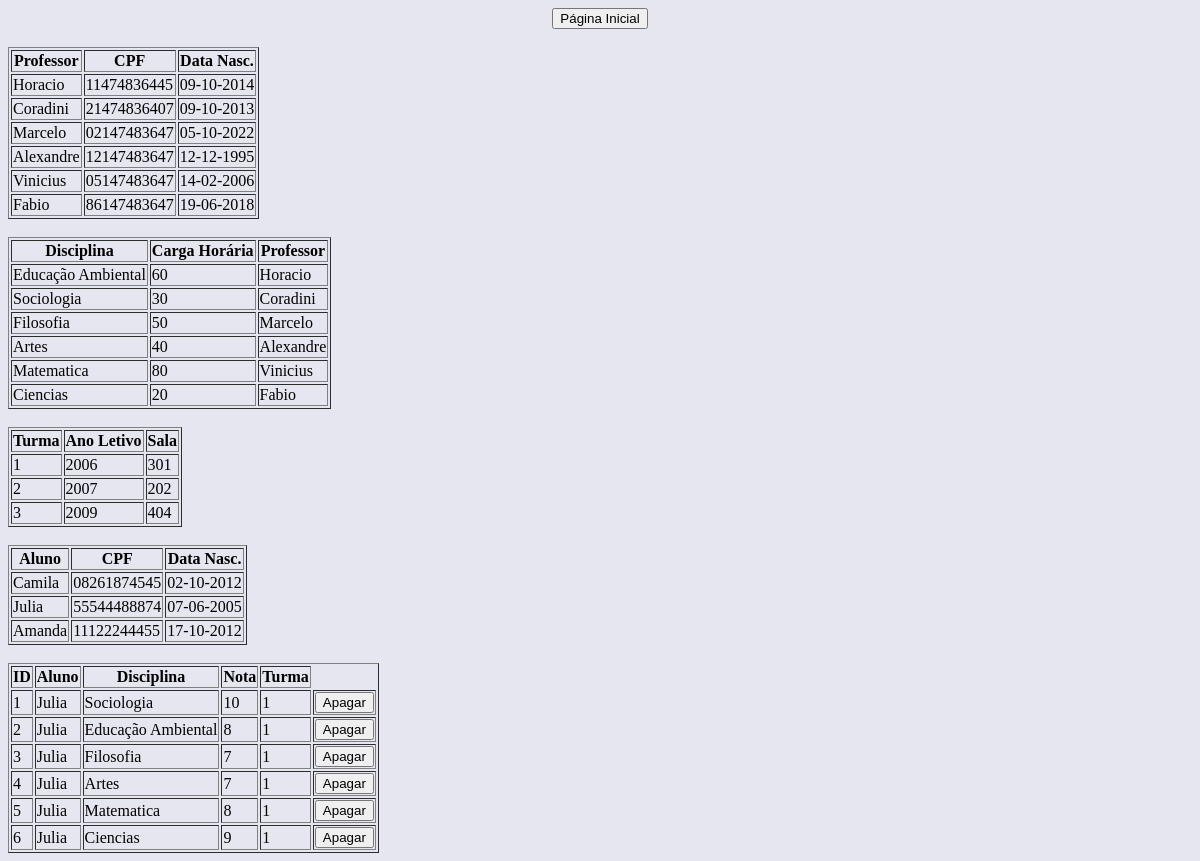
/lista_exibicao.php, run on the app's committed database.
### tables this page shows
CREATE TABLE `professores` (
  `id_professor` int(11) NOT NULL,
  `nome_professor` text NOT NULL,
  `cpf` text NOT NULL,
  `nascimento` date DEFAULT NULL
);

CREATE TABLE `disciplinas` (
  `id_disciplina` int(11) NOT NULL,
  `nome_disciplina` text NOT NULL,
  `carga_horaria` int(11) NOT NULL,
  `id_professor_fk` int(11) NOT NULL
);

CREATE TABLE `turma` (
  `id_turma` int(11) NOT NULL,
  `ano_letivo` int(11) NOT NULL,
  `sala` int(11) NOT NULL
);

CREATE TABLE `alunos` (
  `id_aluno` int(11) NOT NULL,
  `nome_aluno` text NOT NULL,
  `cpf` text NOT NULL,
  `nascimento` date NOT NULL
);

CREATE TABLE `alunos_disciplinas` (
  `id_alunos_disciplinas` int(11) NOT NULL,
  `id_aluno_fk` int(11) NOT NULL,
  `id_disciplina_fk` int(11) NOT NULL,
  `nota` float NOT NULL,
  `id_turma_fk` int(11) NOT NULL,
  `status` text NOT NULL
);

### lista_exibicao.php (the view, shortened to what this page needs)
<!DOCTYPE html>
<html lang="pt-br">
    <head>
        <link rel="stylesheet" href="style.css">
    </head>
    <body>
        <?php
            function lista_professores(){
                include('conexao.php');
                echo "<table border=1>";
                echo "<tr>";
                echo "<th> Professor </th>";
                echo "<th> CPF </th>";
                echo "<th> Data Nasc. </th>";
                echo "</tr>";
                $sql="SELECT * FROM professores";
                $resultado= mysqli_query($conexao, $sql) or die ("Erro ao tentar acessar registro");
                while ($registro = mysqli_fetch_array($resultado)){
                    $nome_professor=$registro['nome_professor'];
                    $cpf=$registro['cpf'];
                    $nascimento=$registro['nascimento'];
                    $nascimento = date_create($nascimento);
                    $nascimento = date_format($nascimento, 'd-m-Y');
                    echo"<tr>";
                    echo "<td>".$nome_professor."</td>";
                    echo "<td>".$cpf."</td>";
                    echo "<td>".$nascimento."</td>";
                    echo "</tr>";
                    }
            }
            function lista_disciplinas(){
                include('conexao.php');
                echo "<table border=1>";
                echo "<tr>";
                echo "<th> Disciplina </th>";
                echo "<th> Carga Horária </th>";
                echo "<th> Professor </th>";
                echo "</tr>";
                $sql="SELECT * FROM disciplinas INNER JOIN professores on id_professor = id_professor_fk ";
                $resultado= mysqli_query($conexao, $sql) or die ("Erro ao tentar acessar registro");
                while ($registro = mysqli_fetch_array($resultado)){
                    $nome_disciplina=$registro['nome_disciplina'];
                    $carga_horaria=$registro['carga_horaria'];
                    $nome_professor=$registro['nome_professor'];
                    echo"<tr>";
                    echo "<td>".$nome_disciplina."</td>";
                    echo "<td>".$carga_horaria."</td>";
                    echo "<td>".$nome_professor."</td>";
                    echo "</tr>";
                    }
            }
            function lista_turmas(){
                include('conexao.php');
                echo "<table border=1>";
                echo "<tr>";
                echo "<th> Turma </th>";
                echo "<th> Ano Letivo </th>";
                echo "<th> Sala </th>";
                echo "</tr>";
                $sql="SELECT * FROM turma";
                $resultado= mysqli_query($conexao, $sql) or die ("Erro ao tentar acessar registro");
                while ($registro = mysqli_fetch_array($resultado)){
                    $id_turma=$registro['id_turma'];
                    $ano_letivo=$registro['ano_letivo'];
                    $sala=$registro['sala'];
                    echo"<tr>";
                    echo"<td>".$id_turma."</td>";
                    echo "<td>".$ano_letivo."</td>";
                    echo "<td>".$sala."</td>";
                    echo "</tr>";
                    }
            }
            function lista_alunos(){
                include('conexao.php');
                echo "<table border=1>";
                echo "<tr>";
                echo "<th> Aluno </th>";
                echo "<th> CPF </th>";
                echo "<th> Data Nasc. </th>";
                echo "</tr>";
                $sql="SELECT * FROM alunos";
                $resultado= mysqli_query($conexao, $sql) or die ("Erro ao tentar acessar registro");
                while ($registro = mysqli_fetch_array($resultado)){
                    $nome_aluno=$registro['nome_aluno'];
                    $cpf=$registro['cpf'];
                    $nascimento=$registro['nascimento'];
                    $nascimento = date_create($nascimento);
                    $nascimento = date_format($nascimento, 'd-m-Y');
                    echo"<tr>";
                    echo "<td>".$nome_aluno."</td>";
                    echo "<td>".$cpf."</td>";
                    echo "<td>".$nascimento."</td>";
                    echo "</tr>";
                    }
            }
            function lista_notas(){
                include('conexao.php');
                echo "<table border=1>";
                echo "<tr>";
                echo "<th> ID </th>";
                echo "<th> Aluno </th>";
                echo "<th> Disciplina </th>";
                echo "<th> Nota </th>";
                echo "<th> Turma </th>";
                echo "</tr>";
                $sql="SELECT * FROM alunos_disciplinas
                INNER JOIN alunos on id_aluno = id_aluno_fk
                INNER JOIN turma on id_turma = id_turma_fk
                INNER JOIN disciplinas on id_disciplina = id_disciplina_fk  where status='ativo'";
                $resultado= mysqli_query($conexao, $sql) or die ("Erro ao tentar acessar registro");
                while ($registro = mysqli_fetch_array($resultado)){
                    $id_alunos_disciplinas=$registro['id_alunos_disciplinas'];
                    $nome_aluno=$registro['nome_aluno'];
                    $nome_disciplina=$registro['nome_disciplina'];
                    $nota=$registro['nota'];
                    $id_turma=$registro['id_turma'];
                    echo"<tr>";
                    echo"<td>".$id_alunos_disciplinas."</td>";
                    echo"<td>".$nome_aluno."</td>";
                    echo "<td>".$nome_disciplina."</td>";
                    echo "<td>".$nota."</td>";
                    echo "<td>".$id_turma."</td>";
                    echo "<td>"."<form action='confirma_apagar.php' method='GET'>
                    <button>Apagar<input type='hidden' name='opcao' value='$id_alunos_disciplinas'></buttom> </form>"."</td>";
                    echo "</tr>";
                    }
            }
            echo"<center><a href='index.php'><button>Página Inicial</button></a></center>";
            lista_professores();
            echo"<br/>";
            lista_disciplinas();
            echo"<br/>";
            lista_turmas();
            echo"<br/>";
            lista_alunos();
            echo"<br/>";
            lista_notas();
            echo"<br/>";
        ?>
    </body>
</html>

### style.css (style rules this page uses)
body { background-color: #e6e6f0; }

### data on the page
professores: nome_professor "Horacio", cpf "11474836445", nascimento "09-10-2014"
professores: nome_professor "Coradini", cpf "21474836407", nascimento "09-10-2013"
professores: nome_professor "Marcelo", cpf "02147483647", nascimento "05-10-2022"
professores: nome_professor "Alexandre", cpf "12147483647", nascimento "12-12-1995"
professores: nome_professor "Vinicius", cpf "05147483647", nascimento "14-02-2006"
professores: nome_professor "Fabio", cpf "86147483647", nascimento "19-06-2018"
disciplinas: nome_disciplina "Educação Ambiental", carga_horaria "60", id_professor_fk.nome_professor "Horacio"
disciplinas: nome_disciplina "Sociologia", carga_horaria "30", id_professor_fk.nome_professor "Coradini"
disciplinas: nome_disciplina "Filosofia", carga_horaria "50", id_professor_fk.nome_professor "Marcelo"
disciplinas: nome_disciplina "Artes", carga_horaria "40", id_professor_fk.nome_professor "Alexandre"
disciplinas: nome_disciplina "Matematica", carga_horaria "80", id_professor_fk.nome_professor "Vinicius"
disciplinas: nome_disciplina "Ciencias", carga_horaria "20", id_professor_fk.nome_professor "Fabio"
turma: id_turma "1", ano_letivo "2006", sala "301"
turma: id_turma "2", ano_letivo "2007", sala "202"
turma: id_turma "3", ano_letivo "2009", sala "404"
alunos: nome_aluno "Camila", cpf "08261874545", nascimento "02-10-2012"
alunos: nome_aluno "Julia", cpf "55544488874", nascimento "07-06-2005"
alunos: nome_aluno "Amanda", cpf "11122244455", nascimento "17-10-2012"
alunos_disciplinas: id_alunos_disciplinas "1", id_aluno_fk.nome_aluno "Julia", id_disciplina_fk.nome_disciplina "Sociologia", nota "10", id_turma_fk.id_turma "1"
alunos_disciplinas: id_alunos_disciplinas "2", id_aluno_fk.nome_aluno "Julia", id_disciplina_fk.nome_disciplina "Educação Ambiental", nota "8", id_turma_fk.id_turma "1"
alunos_disciplinas: id_alunos_disciplinas "3", id_aluno_fk.nome_aluno "Julia", id_disciplina_fk.nome_disciplina "Filosofia", nota "7", id_turma_fk.id_turma "1"
alunos_disciplinas: id_alunos_disciplinas "4", id_aluno_fk.nome_aluno "Julia", id_disciplina_fk.nome_disciplina "Artes", nota "7", id_turma_fk.id_turma "1"
alunos_disciplinas: id_alunos_disciplinas "5", id_aluno_fk.nome_aluno "Julia", id_disciplina_fk.nome_disciplina "Matematica", nota "8", id_turma_fk.id_turma "1"
alunos_disciplinas: id_alunos_disciplinas "6", id_aluno_fk.nome_aluno "Julia", id_disciplina_fk.nome_disciplina "Ciencias", nota "9", id_turma_fk.id_turma "1"
